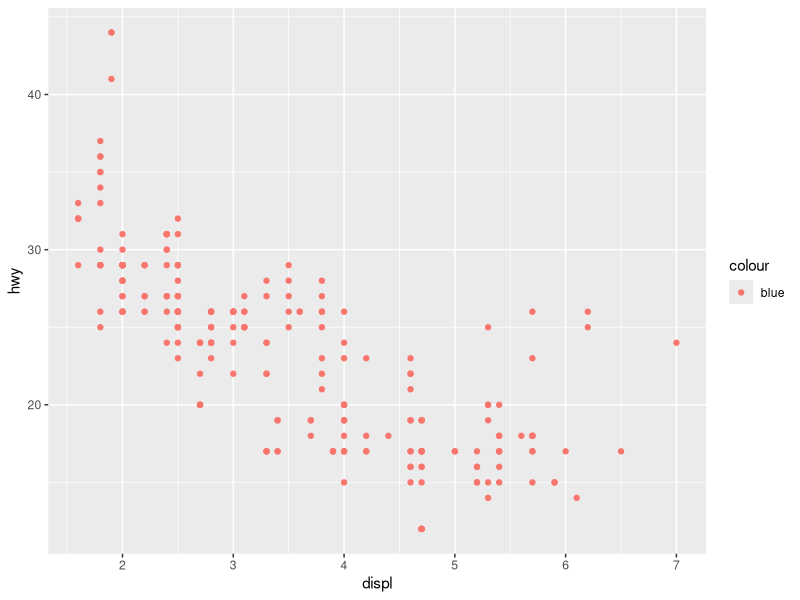
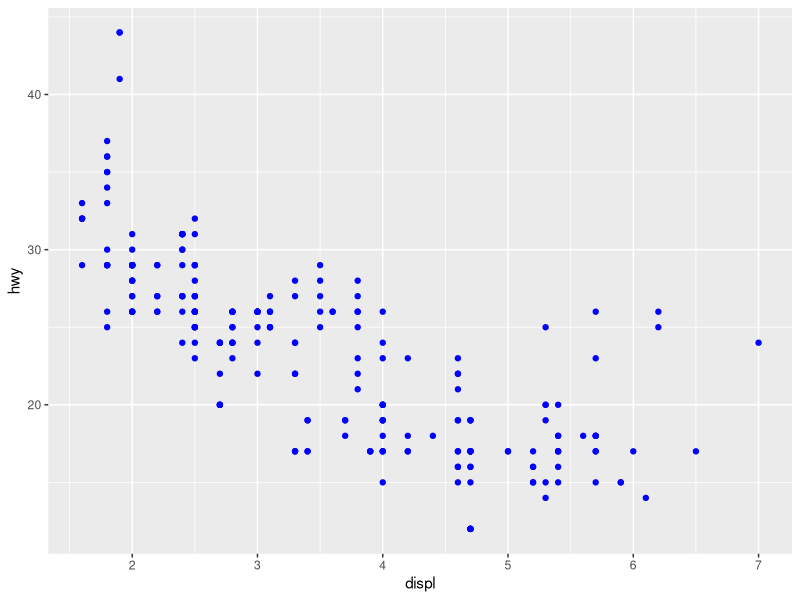
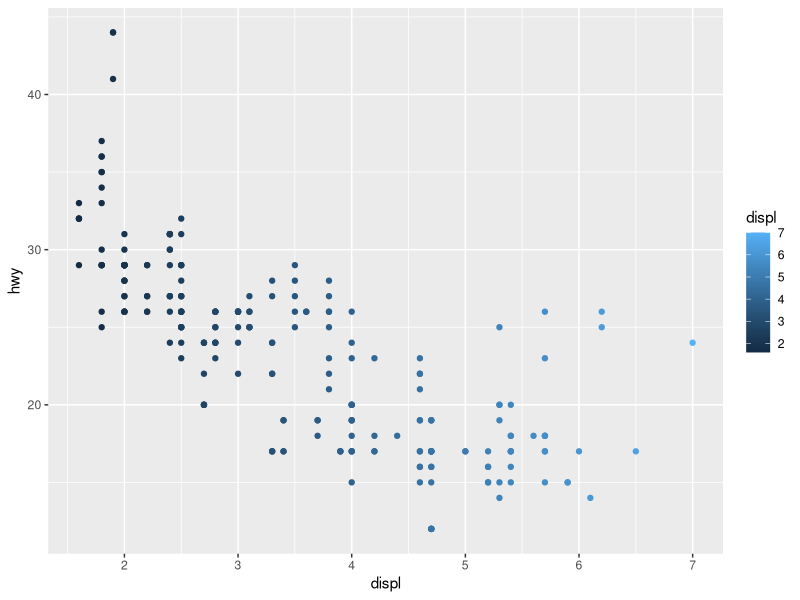
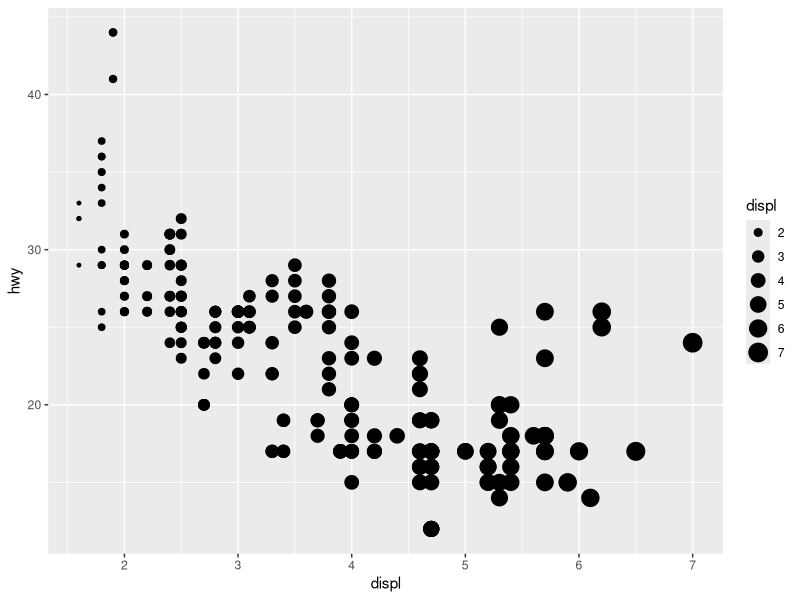

These figures' R source, in order: (Note: this script raises an error after producing the figures.)
## ---- chunk 1
    library(ggplot2)
    ggplot(data = mpg) + 
      geom_point(mapping = aes(x = displ, y = hwy, color = "blue"))
## ---- chunk 2
ggplot(data = mpg) + 
      geom_point(mapping = aes(x = displ, y = hwy), color = "blue")
## ---- chunk 3
mpg
## ---- chunk 4
  ggplot(data = mpg) + 
      geom_point(mapping = aes(x = displ, y = hwy, color = displ))
    
    ggplot(data = mpg) + 
      geom_point(mapping = aes(x = displ, y = hwy, size = displ))
    
    ggplot(data = mpg) + 
      geom_point(mapping = aes(x = displ, y = hwy, shape = cyl))
## ---- chunk 5

## ---- chunk 6
?geom_point
    vignette("ggplot2-specs")
## ---- chunk 7
ggplot(data = mpg) + 
      geom_point(mapping = aes(x = displ, y = hwy, color = displ < 5))
## ---- chunk 8

## ---- chunk 9

## ---- chunk 10

## ---- chunk 11

## ---- chunk 12

## ---- chunk 13

## ---- chunk 14

## ---- chunk 15

## ---- chunk 16

## ---- chunk 17

## ---- chunk 18

## ---- chunk 19

## ---- chunk 20

## ---- chunk 21

## ---- chunk 22
    ggplot(data = mpg, mapping = aes(x = cty, y = hwy)) + 
      geom_point()
## ---- chunk 23

## ---- chunk 24

## ---- chunk 25

## ---- chunk 26

## ---- chunk 27

## ---- chunk 28
    ggplot(data = mpg, mapping = aes(x = cty, y = hwy)) +
      geom_point() + 
      geom_abline() +
      coord_fixed()
## ---- chunk 29

